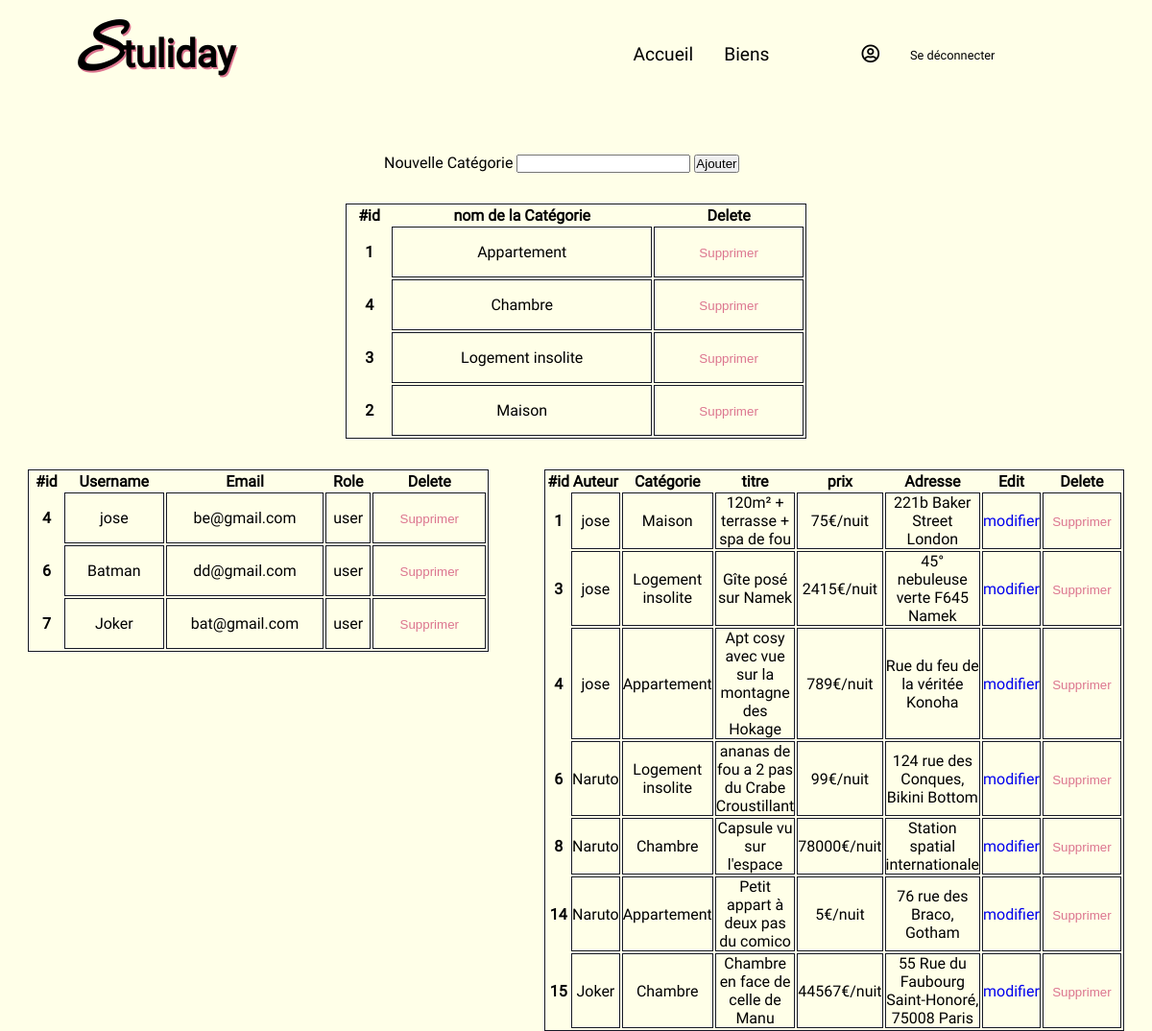
The page /admin.php (signed in) on the database its author committed.
### tables this page shows
CREATE TABLE IF NOT EXISTS `categories` (
  `id` int(10) NOT NULL AUTO_INCREMENT,
  `name_category` varchar(255) NOT NULL,
  PRIMARY KEY (`id`),
  UNIQUE KEY `name` (`name_category`)
);

CREATE TABLE IF NOT EXISTS `users` (
  `id` int(10) NOT NULL AUTO_INCREMENT,
  `username` varchar(255) NOT NULL,
  `email` varchar(255) NOT NULL,
  `password` varchar(255) NOT NULL,
  `name_role_id` int(10) NOT NULL DEFAULT '2',
  PRIMARY KEY (`id`),
  UNIQUE KEY `username` (`username`),
  UNIQUE KEY `email` (`email`),
  KEY `role` (`name_role_id`)
);

CREATE TABLE IF NOT EXISTS `role` (
  `id` int(10) NOT NULL AUTO_INCREMENT,
  `name_role` varchar(255) NOT NULL,
  PRIMARY KEY (`id`)
);

CREATE TABLE IF NOT EXISTS `biens` (
  `id` int(10) NOT NULL AUTO_INCREMENT,
  `adresse` varchar(255) NOT NULL,
  `price` int(10) NOT NULL,
  `description` text NOT NULL,
  `author` int(10) NOT NULL,
  `category` int(10) NOT NULL,
  `title` varchar(255) NOT NULL,
  PRIMARY KEY (`id`),
  KEY `author` (`author`)
);

### admin.php (the view, shortened to what this page needs)
<?php require 'nav.php';
if (!empty($_SESSION['id']))
{
    $admin_id = $_SESSION['id'];
    $sqlAdmin = "SELECT * FROM users WHERE id = '{$admin_id}' AND name_role_id = '1'";
    $resultAdmin = $connect->query($sqlAdmin);
    if ($admin = $resultAdmin->fetch(PDO::FETCH_ASSOC))
    {
        $sqlUsers = "SELECT u.*, r.name_role FROM users AS u
        LEFT JOIN `role` AS r ON u.name_role_id = r.id
        WHERE u.id != '{$admin_id}'";
        $users = $connect->query($sqlUsers)->fetchAll(PDO::FETCH_ASSOC);
        $sqlBiens = "SELECT b.*, c.name_category, u.username FROM biens AS b
        LEFT JOIN categories AS c ON b.category = c.id
        LEFT JOIN users AS u ON u.id = b.author";
        $biens = $connect->query($sqlBiens)->fetchAll(PDO::FETCH_ASSOC);
        $sqlCategory = "SELECT * FROM categories";
        $categories = $connect->query($sqlCategory)->fetchAll(PDO::FETCH_ASSOC);
?>
    <section id="admin">
        <form action="#" method="POST">
            <label for="categories">Nouvelle Catégorie</label>
            <input type="text" name="name_category" required>
            <button type="submit" name="category_submit">
                Ajouter
            </button>
        </form>
        <table>
                <thead>
                    <tr>
                        <th>#id</th>
                        <th>nom de la Catégorie</th>
                        <th>Delete</th>
                    </tr>
                </thead>
                <tbody>
                    <?php
                    foreach ($categories as $category) {
                    ?>
                        <tr>
                            <th><?php echo $category['id'] ?></th>
                            <td><?php echo $category['name_category'] ?></td>
                            <td>
                                <form action="delete.php" method="POST" class="supp">
                                    <input type="submit" value="Supprimer" name="delete">
                                </form>
                            </td>
                        </tr>
                    <?php
                    }
                    ?>
                </tbody>
            </table>
        <div>
            <table>
                <thead>
                    <tr>
                        <th>#id</th>
                        <th>Username</th>
                        <th>Email</th>
                        <th>Role</th>
                        <th>Delete</th>
                    </tr>
                </thead>
                <tbody>
                    <?php
                    foreach ($users as $user) {
                    ?>
                        <tr>
                            <th><?php echo $user['id'] ?></th>
                            <td><?php echo $user['username'] ?></td>
                            <td><?php echo $user['email'] ?></td>
                            <td><?php echo $user['name_role'] ?></td>
                            <td>
                                <form action="delete.php" method="POST" class="supp">
                                    <input type="submit" value="Supprimer" name="delete">
                                </form>
                            </td>
                        </tr>
                    <?php
                    }
                    ?>
                </tbody>
            </table>
            <table>
                <thead>
                    <tr>
                        <th>#id</th>
                        <th>Auteur</th>
                        <th>Catégorie</th>
                        <th>titre</th>
                        <th>prix</th>
                        <th>Adresse</th>
                        <th>Edit</th>
                        <th>Delete</th>
                    </tr>
                </thead>
                <tbody>
                    <?php
                    foreach ($biens as $bien)
                    {
                    ?>
                        <tr>
                            <th><?php echo $bien['id'] ?></th>
                            <td><?php echo $bien['username'] ?></td>
                            <td><?php echo $bien['name_category'] ?></td>
                            <td><?php echo $bien['title'] ?></td>
                            <td><?php echo $bien['price'] ?>€/nuit</td>
                            <td><?php echo $bien['adresse'] ?></td>
                            <td><a href="editpropertyad.php?id=<?php echo $bien['id']; ?>">
                            modifier
                            </a></td>
                            <td>
                                <form action="delete.php" method="POST" class="supp">
                                    <input type="submit" value="Supprimer" name="delete">
                                </form>
                            </td>
                        </tr>
                    <?php
                    }
                    ?>
                </tbody>
            </table>
        </div>
    </section>
<?php
    } else {
        echo "Cette page n'existe pas";
        echo "<a href='index.php'>Retourner à la page d'accueil</a>";
    }
} else {
    echo "Cette page n'existe pas";
    echo "<a href='index.php'>Retourner à la page d'accueil</a>";
}
?>

### assets/css/style.css (style rules this page uses)
* { margin: 0px; padding: 0px; list-style: none; text-decoration: none; }
body { font-family: "roboto"; background-color: #FFFFE8; }
form { width: 100%; margin-top: 2em; }
#admin { margin-top: 3em; width: 100%; }
#admin > table { width: 40%; border: 1px solid #161925; margin-left: auto; margin-right: auto; margin-bottom: 2em; }
#admin > table td { text-align: center; border: 1px solid #161925; }
#admin form { width: 400px; margin-bottom: 2em; margin-left: auto; margin-right: auto; }
#admin div { width: 100%; display: flex; justify-content: space-around; align-items: flex-start; flex-direction: row; }
#admin div table { width: 40%; border: 1px solid #161925; }
#admin div table td { text-align: center; border: 1px solid #161925; }
.supp { width: 80px !important; margin-top: 1em !important; margin-bottom: 1em !important; }
.supp > input { background-color: transparent; border: transparent; width: 70px; color: #DC758F; }

### rows shown on the page
categories: id "1", name_category "Appartement"
categories: id "4", name_category "Chambre"
categories: id "3", name_category "Logement insolite"
categories: id "2", name_category "Maison"
users: id "4", username "jose", email "be@gmail.com", name_role.name_role "user"
users: id "6", username "Batman", email "dd@gmail.com", name_role.name_role "user"
users: id "7", username "Joker", email "bat@gmail.com", name_role.name_role "user"
biens: id "1", author.username "jose", categories.name_category "Maison", title "120m² + terrasse + spa de fou", price "75", adresse "221b Baker Street London"
biens: id "3", author.username "jose", categories.name_category "Logement insolite", title "Gîte posé sur Namek", price "2415", adresse "45° nebuleuse verte F645 Namek"
biens: id "4", author.username "jose", categories.name_category "Appartement", title "Apt cosy avec vue sur la montagne des Hokage", price "789", adresse "Rue du feu de la véritée Konoha"
biens: id "6", author.username "Naruto", categories.name_category "Logement insolite", title "ananas de fou a 2 pas du Crabe Croustillant", price "99", adresse "124 rue des Conques, Bikini Bottom"
biens: id "8", author.username "Naruto", categories.name_category "Chambre", title "Capsule vu sur l'espace", price "78000", adresse "Station spatial internationale"
biens: id "14", author.username "Naruto", categories.name_category "Appartement", title "Petit appart à deux pas du comico", price "5", adresse "76 rue des Braco, Gotham"
biens: id "15", author.username "Joker", categories.name_category "Chambre", title "Chambre en face de celle de Manu", price "44567", adresse "55 Rue du Faubourg Saint-Honoré, 75008 Paris"
